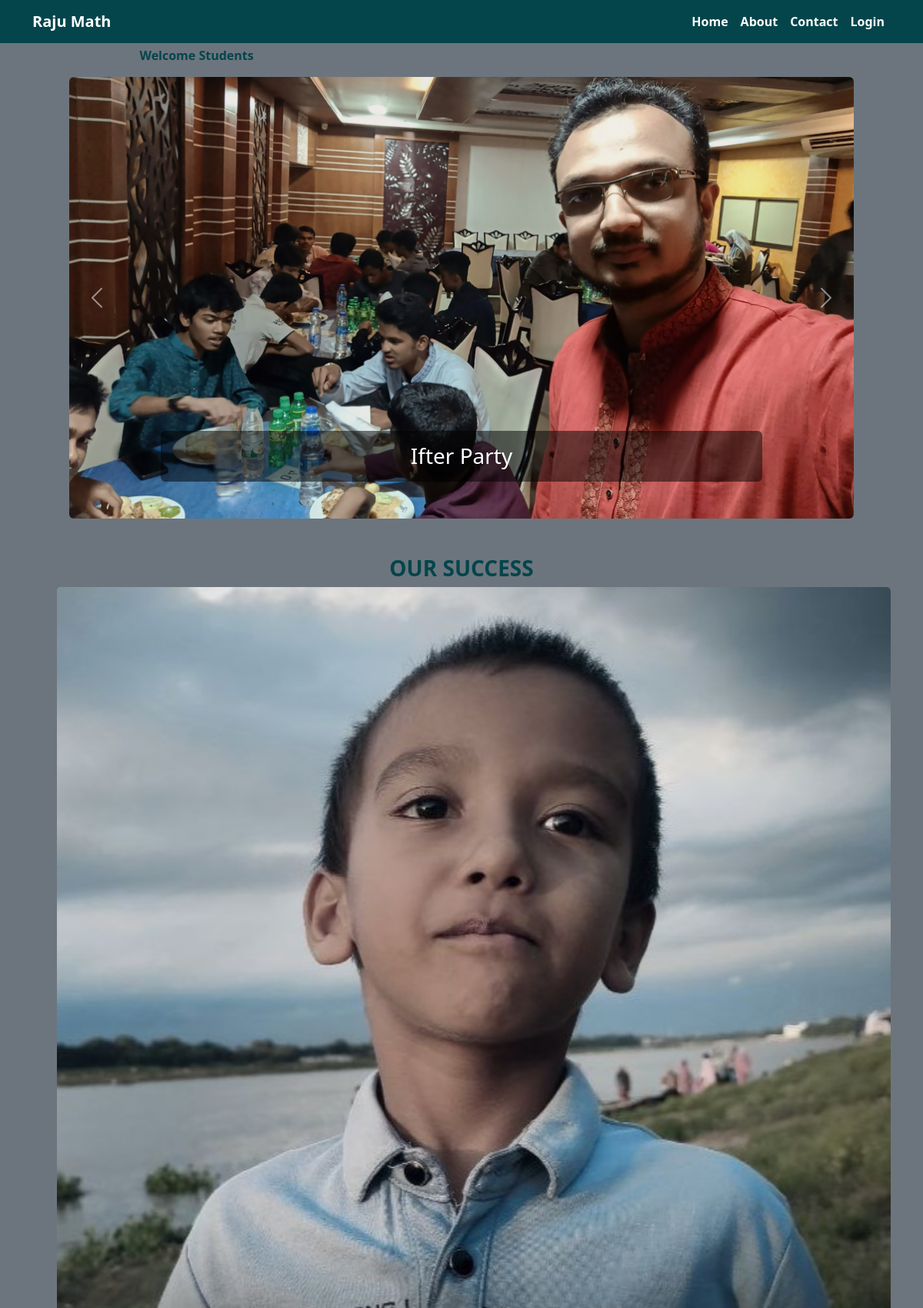
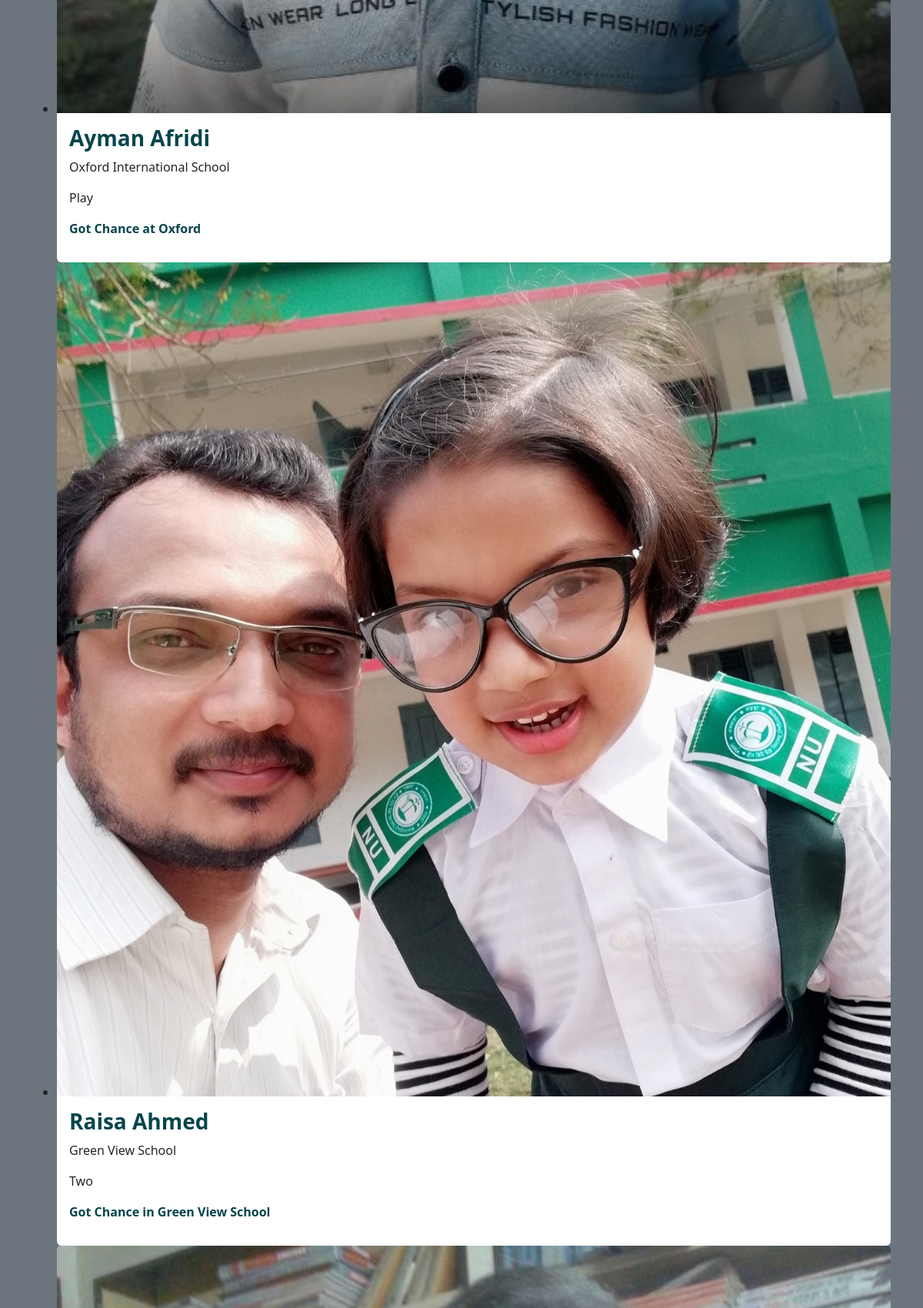
The page / (upper part) on the database its author committed (2 pictures, top to bottom).
### core/models.py (models this page shows, shortened)
class Banner(models.Model):
    image = models.ImageField(upload_to='banners')
    title = models.CharField(max_length=255)
    def __str__(self) -> str:
        return self.title

class SuccessStudent(models.Model):
    name = models.CharField(max_length=255)
    image = models.ImageField(upload_to='success_students', blank=True, null=True)
    school = models.CharField(max_length=255)
    current_class = models.CharField(max_length=50)
    success = models.CharField(max_length=255)

### core/views.py (the view)
# urls.py: path('', views.home, name='home'),
def home(request):
    banners = Banner.objects.all()
    successStudents = SuccessStudent.objects.all()
    context = {
        'banners' : banners,
        'successStudents': successStudents
    }
    print(banners[0])
    return render(request, 'core/home.html', context)

### core/templates/core/home.html (shortened to what this page needs)
{% extends "base.html" %}
{% block content %}
<div class='d-flex w-75 m-auto pb-3 notice-board'>
    <marquee class='mt-1 my-text'>Welcome Students</marquee>
</div>
<section>
    <div id="carouselExampleCaptions" class="carousel slide carousel-fade" data-bs-ride="carousel">
        <div class="carousel-inner">
            {% for banner in banners %}
            <div class="px-5  carousel-item {% if forloop.first %}active{% endif %}">
                <img  src="{{ banner.image.url }}" class="d-block w-100 rounded"  alt="{{ banner.title }}">
                <div class="carousel-caption d-none d-md-block">
                    <h3 class="tbg p-3 rounded">{{ banner.title }}</h3>
                </div>
            </div>
            {% endfor %}
        </div>
        <button class="carousel-control-prev" type="button" data-bs-target="#carouselExampleCaptions" data-bs-slide="prev">
            <span class="carousel-control-prev-icon" aria-hidden="true"></span>
        </button>
        <button class="carousel-control-next" type="button" data-bs-target="#carouselExampleCaptions" data-bs-slide="next">
            <span class="carousel-control-next-icon" aria-hidden="true"></span>
        </button>
    </div>
</section>
 <h3 class="mt-5 my-text text-center">OUR SUCCESS</h3>
<div class="swiffy-slider slider-item-show3 slider-nav-round slider-nav-page ">
    <ul class="slider-container">
        {% for student in successStudents %}
        <li>
            <div class="card border-0">
                <div class="ratio ratio-1x1">
                    <img src="{{ student.image.url }}" class="card-img-top" loading="lazy" alt="...">
                </div>
                <div class="card-body p-3">
                    <div class="">
                        <h3 class="my-text">{{student.name}}</h3>
                        <p class="">{{student.school}}</p>
                        <p class="">{{student.current_class}}</p>
                        <p class="my-text">{{student.success}}</p>
                    </div>
                </div>
            </div>
        </li>
        {% endfor %}
    </ul>
</div>
{% endblock content %}

### static/css/main.css (style rules this page uses)
.my-text { color: rgb(4, 69, 76); font-weight: bold; }
.tbg { background-color: rgba(0, 0, 0, 0.506); }

### rows shown on the page
Banner: image (picture), title "Ifter Party"
SuccessStudent: image (picture), name "Ayman Afridi", school "Oxford International School", current_class "Play", success "Got Chance at Oxford"
SuccessStudent: image (picture), name "Raisa Ahmed", school "Green View School", current_class "Two", success "Got Chance in Green View School"
SuccessStudent: image (picture)
